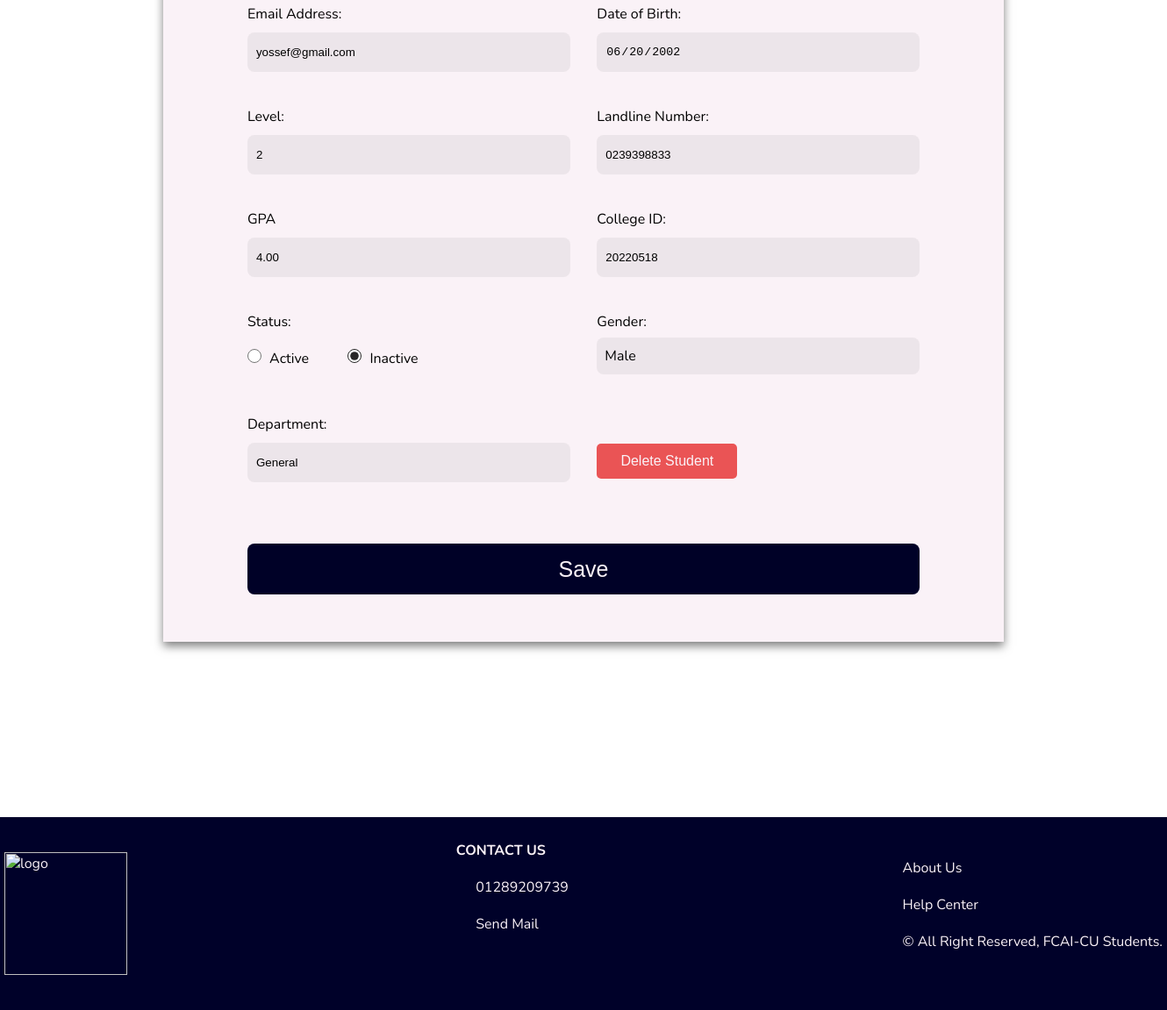
/edit_student/20220518 (lower part), run on an earlier commit of the app's database.
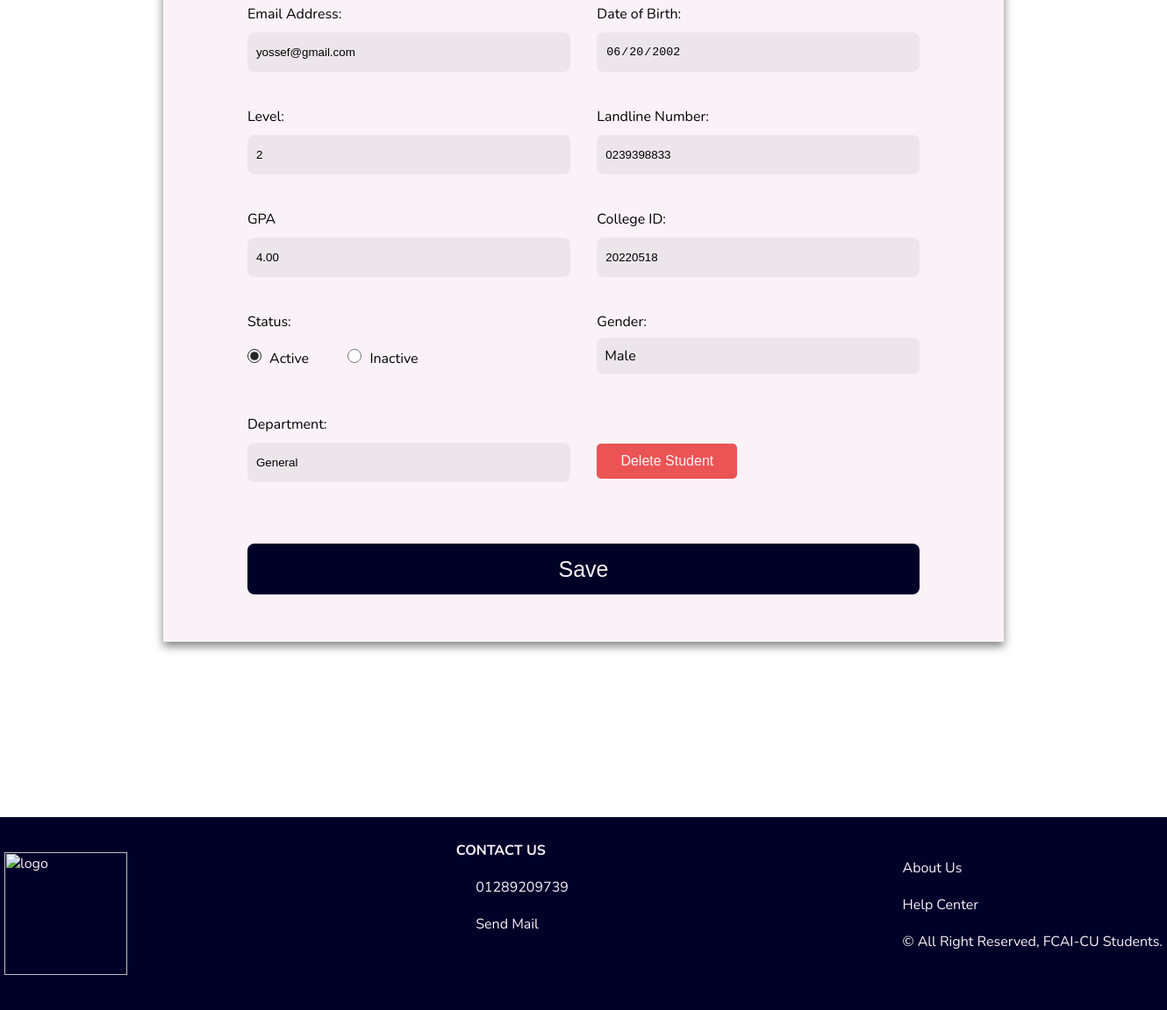
And on a later commit of the database.
### student_affairs_app/models.py (models this page shows, shortened)
class Student(models.Model):
    department = [
        ('General', 'general'),
        ('Computer science', 'computer Science'),
        ('Information system', 'information System'),
        ('Internet technology', 'internet Technology'),
        ('Artificial Intelligence', 'artificial intelligence'),
        ('Decision Support', 'decision support'),
    ]
    status = [
        ('Active', 'Active'),
        ('Inactive', 'Inactive'),
    ]
    gender = [
        ('Male', 'male'),
        ('Female', 'female'),
    ]
    student_first_name = models.CharField(max_length=50)
    student_id = models.IntegerField(
        validators=[MaxValueValidator(99999999)], unique=True)
    student_last_name = models.CharField(max_length=50)
    student_address = models.CharField(max_length=500)
    student_phone = models.CharField(max_length=11, unique=True)
    student_email = models.CharField(max_length=50, unique=True)
    student_level = models.IntegerField(validators=[MaxValueValidator(4)])
    student_gpa = models.DecimalField(max_digits=3, decimal_places=2)
    student_dep = models.CharField(max_length=50, choices=department)
    student_gender = models.CharField(max_length=6, choices=gender)
    student_status = models.CharField(max_length=8, choices=status)
    student_naitonal_id = models.CharField(max_length=14, unique=True)
    student_landline = models.CharField(max_length=10, null=True, blank=True)
    student_dob = models.DateField(verbose_name='Date of Birth')

### student_affairs_app/views.py (the view, shortened to what this page needs)
# urls.py: path('edit_student/<int:studentID>',
def edit_student(request, studentID):
    student = Student.objects.get(student_id=studentID)
    context = {'student': student}
    return render(request, 'pages/edit_student.html', context)

### templates/pages/edit_student.html (shortened to what this page needs)
{% extends 'base.html' %} {% load static %} {% block stylesheet %}
<link rel="stylesheet" href="{% static 'stylesheets/editS_style.css' %}" />
{% endblock %}  {% block content %}
<div class="container">
  <div class="editStudentForm">
    <form action="" method="POST">
      <div class="form-sides">
        <div class="leftColumn">
          <div class="field">
          </div>
          <div class="field">
            <label for="email">Email Address: </label>
            <input
              type="email"
              name="email"
              value="{{ student.student_email }}"
              id="email"
            />
          </div>
          <div class="field">
            <label for="level">Level: </label>
            <input
              type="number"
              name="level"
              value="{{ student.student_level }}"
              id="level"
            />
          </div>
          <div class="field">
            <label for="gpa">GPA </label>
            <input
              type="number"
              name="gpa"
              value="{{ student.student_gpa }}"
              step="0.01"
              id="gpa"
            />
          </div>
          {% if student.student_status == 'Active' %}
          <div class="field">
            <label> Status:</label>
            <div class="active-status">
              <input
                type="radio"
                name="status"
                id="active"
                value="Active"
                checked
              />
              <label class="active" for="active">Active</label>
            </div>
            <div class="inactive-status">
              <input
                type="radio"
                name="status"
                id="inactive"
                value="Inactive"
              />
              <label class="inactive" for="inactive">Inactive</label>
            </div>
          </div>
          {% else %}
          <div class="field">
            <label> Status:</label>
            <div class="active-status">
              <input type="radio" name="status" id="active" value="Active" />
              <label class="active" for="active">Active</label>
            </div>
            <div class="inactive-status">
              <input
                type="radio"
                name="status"
                id="inactive"
                value="Inactive"
                checked
              />
              <label class="inactive" for="inactive">Inactive</label>
            </div>
          </div>
          {% endif %}
          <div class="field">
            <label for="dep-input">Department: </label>
            <input
              type="text"
              name="dep"
              id="dep-input"
              value="{{ student.student_dep }}"
              readonly
            />
          </div>
        </div>
        <div class="rightColumn">
          <div class="field">
          </div>
          <div class="field">
            <label for="dob">Date of Birth: </label>
            <input
              type="date"
              name="dob"
              value="{{ student.student_dob|date:'Y-m-d' }}"
              id="dob"
              readonly
            />
          </div>
          <div class="field">
            <label for="landline">Landline Number: </label>
            <input
              type="text"
              name="landline"
              value="{{ student.student_landline }}"
              id="landline"
            />
          </div>
          <div class="field">
            <label for="id">College ID: </label>
            <input
              type="text"
              name="id"
              value="{{ student.student_id }}"
              id="id"
              readonly
            />
          </div>
          <label>Gender: </label>
          <div class="field">
            <div id="gender">{{ student.student_gender }}</div>
          </div>
          <button type="button" class="delete-button" onclick="confirmDelete('{{ student.id }}')">
            Delete Student
        </button>
        </div>
      </div>
      <input id="save" class="submit" type="submit" value="Save" />
    </form>
  </div>
</div>
 {% endblock %}

### templates/base.html (shortened to what this page needs)
{% load static %}
<html>
    <head>
        <link rel="stylesheet" href="{% static 'fontawesome-free-6.3.0-web/css/all.css' %}">
        <link rel="stylesheet" href="{% static 'stylesheets/head_foot_style.css' %}">
        {% block stylesheet %} {% endblock %}
    </head>
    <body>
        {% block content %} {% endblock %}
        {% include 'parts/footer.html' %}
    </body>
</html>

### templates/parts/nav.html (shortened to what this page needs)
{% load static %}

### templates/parts/footer.html
{% load static %}
 <footer>
    <div id="container">
      <div>
        <img class="footer-logo" src="{% static 'images/Fcai-logo.png' %}" alt="logo">
      </div>
      <div class="footer-content-1">
        <ul type="none">
          <li class="get-in-touch">CONTACT US</li>
          <li>
            <i class="fa-sharp fa-solid fa-phone" style="color: #ffffff;"></i>
            <span><a href="tel:01289209739">01289209739</a></span>
          </li>
          <li>
            <i class="fa-regular fa-envelope" style="color: #ffffff;"></i>
            <span><a href="mailto:fatmaserry16@gmail.com">Send Mail</a></span>
          </li>
          <li>
            <i class="fa-brands fa-instagram"></i>
            <i class="fa-brands fa-facebook"></i>
            <i class="fa-brands fa-whatsapp"></i>
          </li>
        </ul>
      </div>
      <div class="footer-content-2">
        <p class="about-us">About Us</p>
        <p>Help Center</p>
        <p>&copy; All Right Reserved, FCAI-CU Students.</p>
      </div>
    </div>
  </footer>

### student_affairs/static/stylesheets/head_foot_style.css (style rules this page uses)
:root { --nav_main_color: #000129; --nav_second_color: #D3E0EA; }
* { box-sizing: border-box; padding: 0; margin: 0; }
body { min-height: 100vh; display: flex; flex-direction: column; overflow-x: hidden; background-image: url(../images/Cairo-University.png); backdrop-filter: blur(5px); background-position: center; background-repeat: no-repeat; background-size: cover; font-family: 'Nunito', sans-serif; }
.container { width: 80%; margin: 0 auto; min-height: 100vh; }
footer { margin-top: auto; background-color: var(--nav_main_color); color: #faf2f7; }
footer #container { height: 220px; display: flex; align-items: center; justify-content: space-between; width: 1320px; margin: 0 auto; }
.footer-content-1 ul { height: inherit; }
.footer-content-1 ul li { margin: 20px 0; }
.footer-content-1 ul li a { text-decoration: none; color: #faf2f7; }
.footer-content-1 ul li a:hover .fa-regular, .footer-content-1 ul li a:hover, .fa-sharp, .footer-content-1 ul li a:hover { color: var(--nav_second_color); }
.footer-logo { width: 140px; }
.footer-content-2 p { margin-bottom: 20px; }
.fa-brands { margin-bottom: 20px; margin-right: 5px; font-size: 20px; }
.footer-content-1 .get-in-touch { font-weight: bold; }

### student_affairs/static/stylesheets/editS_style.css (style rules this page uses)
.editStudentForm { width: auto; margin: 5%; display: flex; align-items: center; flex-direction: column; background-color: #faf2f7f2; box-shadow: 0px 5px 10px 0px rgba(0, 0, 0, 0.5); margin-bottom: 200px; }
form { display: flex; flex-direction: column; margin: 40px 0; width: 80%; }
input { background-color: rgba(57, 57, 57, 0.07); padding: 10px; border-radius: 8px; border: none; width: 100%; margin: 10px 22px 14px 0; height: 45px; cursor: pointer; }
input[type="radio"] { margin: 20px 5px; margin-left: 0; accent-color: #272626; height: 1rem; width: 1rem; display: inline; }
.form-sides { display: flex; justify-content: space-between; }
.field, .fname, .lname { height: 117px; }
.leftColumn { width: 48%; }
.rightColumn { width: 48%; }
label { display: block; }
a:link { text-decoration: none; padding: 6px; }
.active-status, .inactive-status { display: inline; align-items: center; height: inherit; }
.active, .inactive { display: inline; }
.active { margin-right: 40px; }
.delete-button { background-color: #ea5455; color: #faf2f7; border: 3px solid transparent; margin-top: 4px; transition: all 0.3s ease; border-radius: 5px; height: 40px; width: 160px; font-size: 16px; }
.submit { background-color: #000127; color: #faf2f7; border: 3px solid transparent; margin-top: 30px; transition: all 0.3s ease; border-radius: 8px; height: 58px; font-size: 25px; }
#gender { background-color: rgba(57, 57, 57, 0.07); padding: 10px 0; padding-left: 9px; border-radius: 8px; width: 100%; margin-top: 7px; }

What changed in the data, as far as the page shows it:
changed Student "Male": student_status "Inactive" → "Active" (drawn)
Also different on the page:
form field status: (not shown) → "☑ Active"
form field status: (not shown) → "☐ Inactive"
form field status: "☐ Active" → (not shown)
form field status: "☑ Inactive" → (not shown)
